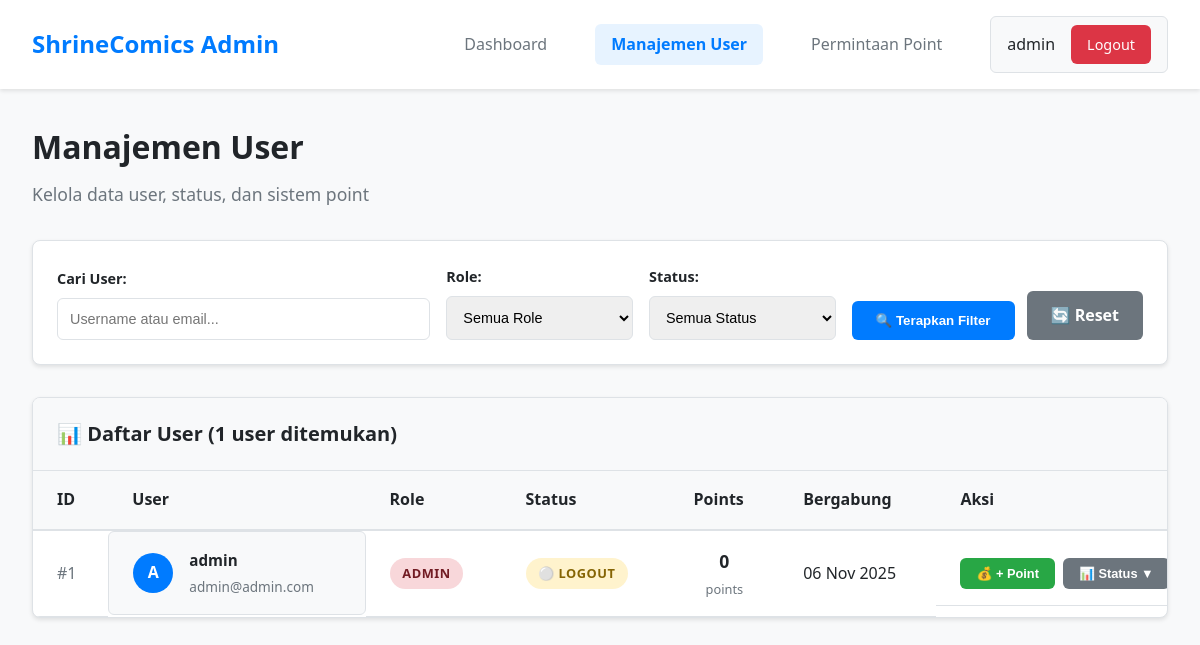
The app's page /admin_management.php (signed in) with its own data.
### tables this page shows
CREATE TABLE IF NOT EXISTS users(
	user_id INT PRIMARY KEY NOT NULL AUTO_INCREMENT,
	username VARCHAR(512) NOT NULL UNIQUE,
	password VARCHAR(512) NOT NULL,
	email VARCHAR(512) NOT NULL UNIQUE,
	address VARCHAR(512) NULL,
	photo_profile VARCHAR(512) NULL,
	telephone_number VARCHAR(512) NULL UNIQUE,
	point INT NULL,
	role ENUM('writer','reader','admin'),
    status ENUM('LOGIN','LOGOUT','SUSPEND'),
	join_date DATE NULL
);

### admin_management.php (the view, shortened to what this page needs)
<?php
include 'koneksi.php';
$search = $_GET['search'] ?? '';
$sql = "SELECT * FROM users WHERE 1=1";
$sql .= " ORDER BY user_id DESC";
$stmt = $koneksi->prepare($sql);
$stmt->execute();
$users = $stmt->get_result();
?>
<!DOCTYPE html>
<html lang="id">
<head>
    <link rel="stylesheet" href="admin_management_style.css">
</head>
<body>
    <nav class="admin-navbar">
        <div class="nav-container">
            <div class="nav-brand">
                <h2>ShrineComics Admin</h2>
            </div>
            <div class="nav-menu">
                <a href="admin_dashboard.php" class="nav-link">Dashboard</a>
                <a href="admin_management.php" class="nav-link active">Manajemen User</a>
                <a href="admin_point_requests.php" class="nav-link">Permintaan Point</a>
                <div class="user-info">
                    <span class="username"><?php echo htmlspecialchars($_SESSION['username']); ?></span>
                    <a href="logout.php" class="logout-btn">Logout</a>
                </div>
            </div>
        </div>
    </nav>
    <main class="admin-main">
        <div class="container">
            <div class="page-header">
                <h1>Manajemen User</h1>
                <p>Kelola data user, status, dan sistem point</p>
            </div>
            <div class="filters-section">
                <form method="GET" class="filters-form">
                    <div class="filter-group">
                        <label>Cari User:</label>
                        <input type="text" name="search" placeholder="Username atau email..."
                               value="<?php echo htmlspecialchars($search); ?>">
                    </div>
                    <div class="filter-group">
                        <label>Role:</label>
                        <select name="role">
                            <option value="">Semua Role</option>
                        </select>
                    </div>
                    <div class="filter-group">
                        <label>Status:</label>
                        <select name="status">
                            <option value="">Semua Status</option>
                        </select>
                    </div>
                    <div class="filter-actions">
                        <button type="submit" class="btn-filter">🔍 Terapkan Filter</button>
                        <a href="admin_management.php" class="btn-reset">🔄 Reset</a>
                    </div>
                </form>
            </div>
            <div class="table-section">
                <div class="table-header">
                    <h3>📊 Daftar User (<?php echo $users->num_rows; ?> user ditemukan)</h3>
                </div>
                <div class="table-container">
                    <?php if ($users->num_rows > 0): ?>
                        <table class="users-table">
                            <thead>
                                <tr>
                                    <th>ID</th>
                                    <th>User</th>
                                    <th>Role</th>
                                    <th>Status</th>
                                    <th>Points</th>
                                    <th>Bergabung</th>
                                    <th>Aksi</th>
                                </tr>
                            </thead>
                            <tbody>
                                <?php while($user = $users->fetch_assoc()): ?>
                                <tr>
                                    <td class="user-id">#<?php echo $user['user_id']; ?></td>
                                    <td class="user-info">
                                        <div class="user-avatar">
                                            <?php echo strtoupper(substr($user['username'], 0, 1)); ?>
                                        </div>
                                        <div class="user-details">
                                            <strong><?php echo htmlspecialchars($user['username']); ?></strong>
                                            <span><?php echo htmlspecialchars($user['email']); ?></span>
                                        </div>
                                    </td>
                                    <td>
                                        <span class="role-badge role-<?php echo $user['role']; ?>">
                                            <?php echo ucfirst($user['role']); ?>
                                        </span>
                                    </td>
                                    <td>
                                        <span class="status-badge status-<?php echo $user['status']; ?>">
                                            <?php
                                            $status_text = [
                                                'LOGIN' => '🟢 Login',
                                                'LOGOUT' => '⚪ Logout',
                                                'SUSPEND' => '🔴 Suspend'
                                            ];
                                            echo $status_text[$user['status']] ?? $user['status'];
                                            ?>
                                        </span>
                                    </td>
                                    <td class="points-cell">
                                        <div class="points-display">
                                            <strong><?php echo number_format($user['point']); ?></strong>
                                            <small>points</small>
                                        </div>
                                    </td>
                                    <td class="join-date">
                                        <?php echo date('d M Y', strtotime($user['join_date'])); ?>
                                    </td>
                                    <td class="actions-cell">
                                        <button class="btn-add-points"
                                                onclick="openAddPointsModal(
                                                    <?php echo $user['user_id']; ?>,
                                                    '<?php echo htmlspecialchars($user['username']); ?>',
                                                    <?php echo $user['point']; ?>
                                                )">
                                            💰 + Point
                                        </button>
                                        <div class="dropdown">
                                            <button class="btn-status">
                                                📊 Status ▼
                                            </button>
                                        </div>
                                    </td>
                                </tr>
                                <?php endwhile; ?>
                            </tbody>
                        </table>
                    <?php endif; ?>
                </div>
            </div>
        </div>
    </main>
</body>
</html>

### records on screen
users: user_id "1", username "A", username "admin", email "admin@admin.com", role "ADMIN", status "⚪ LOGOUT", point "0", join_date "06 Nov 2025"

### other values on screen
$_SESSION['username'] "admin"
$users->num_rows "1"
